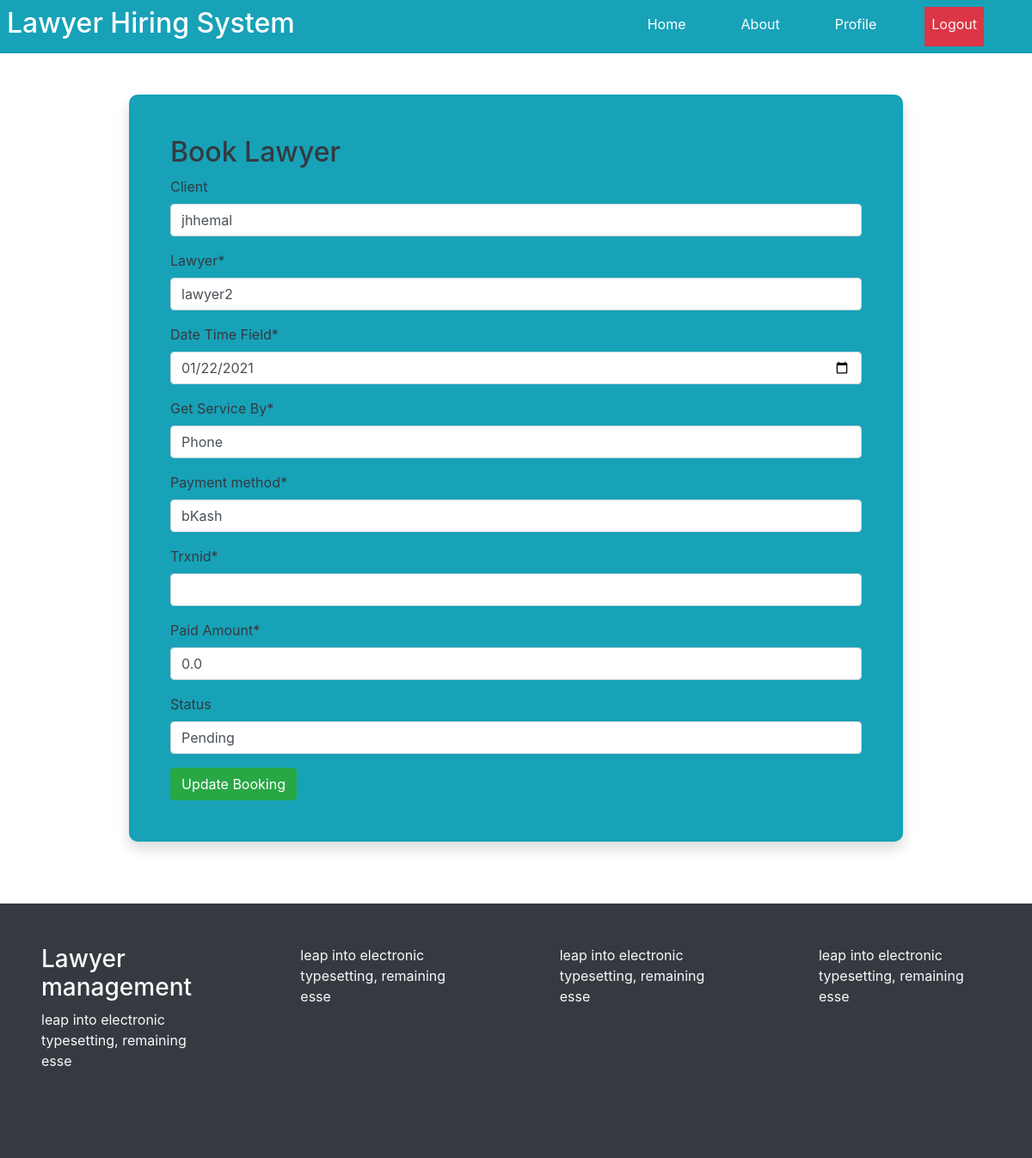
The page /lawyer/book/1/update/ (signed in) on the database its author committed.
### users/models.py (models this page shows, shortened)
class Booking(models.Model):
    PAYMENT_METHOD_CHOICES = (
        ('bKash', 'bKash'),
        ('Rocket', 'Rocket'),
        ('Nagad', 'Nagad'),
        ('DBBL', 'DBBL'),
        ('Skrill', 'Skrill'),
        ('Aqua', 'Aqua')
    )
    STATUS_OPTION_CHOICES = (
        ('Approved', 'Approved'),
        ('Pending', 'Pending')
    )
    SERVICE_OPTION_CHOICES = (
        ('Phone', 'Phone'),
        ('Email', 'Email'),
        ('Office', 'Office'),
    )
    client = models.ForeignKey(User, verbose_name='Client', related_name='client', on_delete=models.CASCADE, null=True, blank=True)
    lawyer = models.ForeignKey(User, verbose_name='Lawyer', related_name='lawyer', on_delete=models.DO_NOTHING)
    date = models.DateField(verbose_name='Date Time Field')
    service = models.CharField("Get Service By",max_length=6, choices=SERVICE_OPTION_CHOICES, default='Phone')
    payment_method = models.CharField(max_length=6, choices=PAYMENT_METHOD_CHOICES, default='bKash')
    trxnid = models.CharField(max_length=50, null=True)
    amount = models.FloatField('Paid Amount', default=0)
    status = models.CharField(max_length=8, choices=STATUS_OPTION_CHOICES, default='Pending', null=True, blank=True)

### users/views.py (the view, shortened to what this page needs)
# urls.py: path('lawyer/book/<int:pk>/update/', BookingUpdateView.as_view(), name='booking-update'),
class BookingUpdateView(LoginRequiredMixin, UserPassesTestMixin, UpdateView):
    model = Booking
    form_class = BookingUpdateForm
    template_name = 'users/booking_update.html'
    success_url = reverse_lazy('home')
    def test_func(self):
        if self.request.user.user_type == 1:
            return True
        return False

### users/forms.py
class BookingUpdateForm(forms.ModelForm):
    class Meta:
        model = Booking
        fields = ['client', 'lawyer', 'date', 'service', 'payment_method', 'trxnid', 'amount', 'status']
        widgets = {
            'date' : forms.TextInput(attrs={
                'type' : 'date',
            })
        }

### users/templates/users/booking_update.html (shortened to what this page needs)
{% extends 'users/base.html' %}
{% load crispy_forms_tags %}
{% block content %}
    <div class="my-5 w-75 mx-auto bg-info text-dark shadow p-5" style="border-radius: 10px;">
        <h2>Book Lawyer</h2>
        <form action="" method="post">
            {{ form|crispy }}
            <button type="submit" class="btn btn-success">Update Booking</button>
        </form>
    </div>
    {% endblock content %}

### rows shown on the page
Booking: client "jhhemal", lawyer "lawyer2", date "01/22/2021", service "Phone", payment_method "bKash", amount "0.0", status "Pending"
